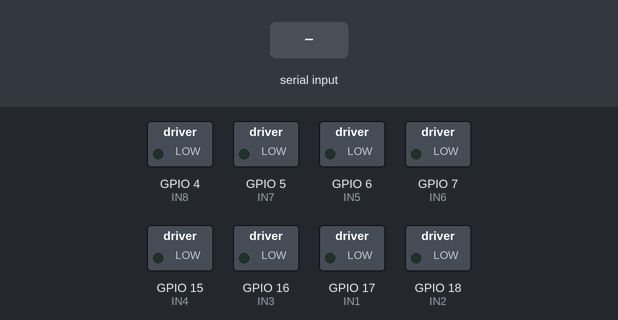
This sketch was run on a simulated ESP32-S3. Shown: switched loads named in the sketch (green lamp = pin HIGH). Inputs (shaded band) come from the test bench. What the sketch prints to the serial monitor is not drawn.

Above: at 1.2 s.
1.3 s: "F\n" received over Serial
At 1.7 s:
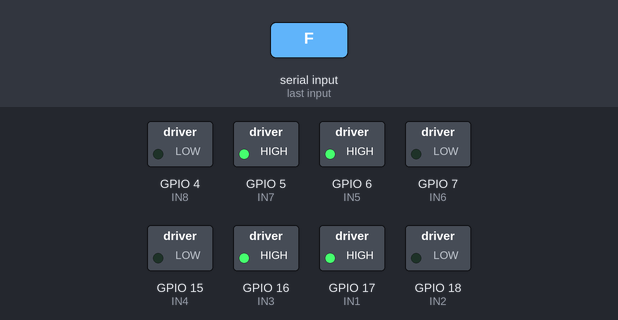
3.3 s: "B\n" received over Serial
At 3.7 s:
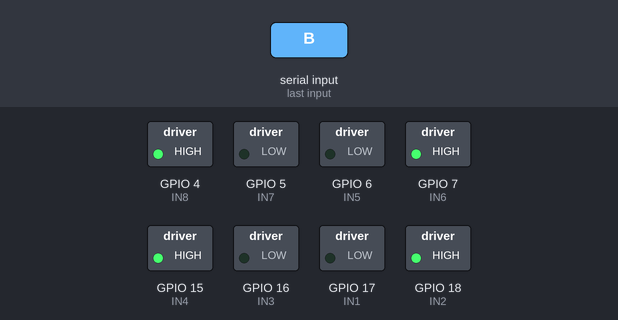
5.3 s: "SL\n" received over Serial
At 5.7 s:
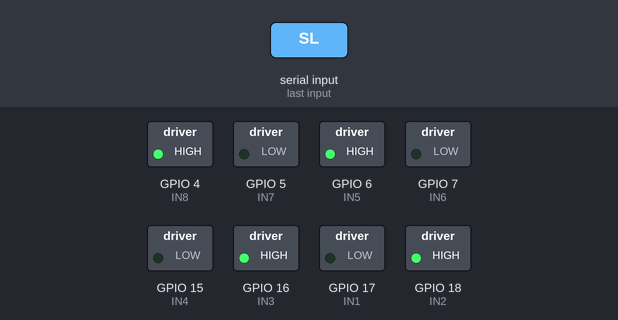
7.3 s: "SR\n" received over Serial
At 7.7 s:
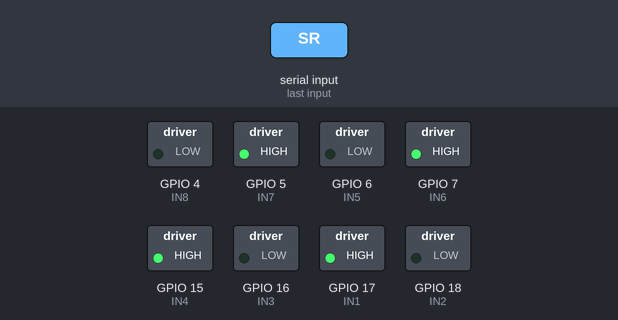
9.3 s: "RL\n" received over Serial
At 9.7 s:
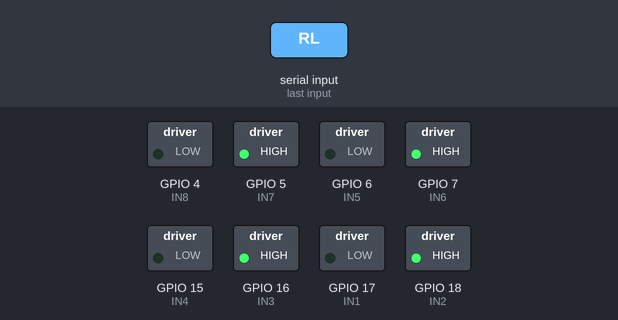
11.3 s: "RR\n" received over Serial
At 11.7 s:
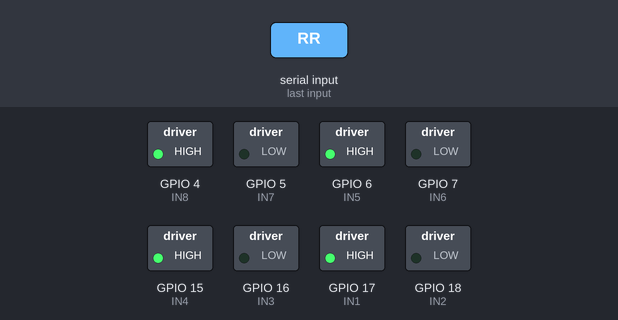
Timing chart, 0 to 14.3 s (numbered marks = the images above; inputs shaded):
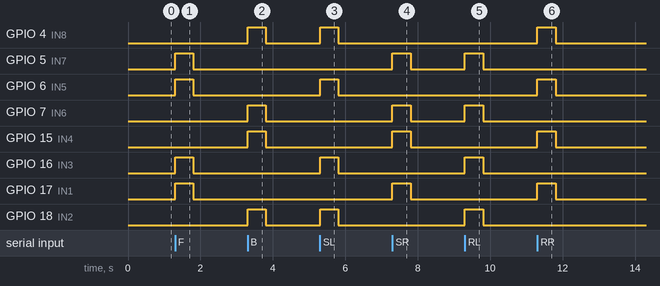

The sketch:

mecanum_car_esp32s3.ino
```cpp
// Mecanum Wheel Robot Car - ESP32-S3 (DevKitC-1) version
// Basado en https://robotlk.com/web-controlled-mecanum-wheel-robot-car-using-esp32/
// Cambios respecto al original:
//   1. Pines remapeados: el original usa GPIO 26-33, reservados/no expuestos en ESP32-S3.
//   2. Corregidas forwardLeft/forwardRight/backLeft/backRight (estaban cruzadas izq/der).
//   3. Watchdog: si no llega ningun comando en 500ms, detiene motores (evita carrito descontrolado
//      si se corta el cable, el proceso del otro lado se cuelga, o se cierra la pagina de control).
//   4. Control por Serial (USB): el ESP32 lee comandos línea a línea desde el cable a la
//      Raspberry Pi. En ARFORD los manda romeo_drivers/_cart_serial.py (clase CartSerial),
//      que usa moving_control_node tanto para la trivia como para la pagina de control.
//   5. SIN WiFi: el ESP32 no abre red propia ni se une a ninguna. La pagina de control
//      manual la sirve la Raspberry Pi (romeo_drivers/_control_web.py, servida por
//      moving_control_node) y manda los mismos comandos por el cable USB.
//   6. Comandos T1..T4 de diagnostico: mueven UNA rueda a la vez (ver ejecutarComando).

// Motor pins (ESP32-S3-DevKitC-1: evita 0,3,19,20,26-32,43-46)
//
// Dos correcciones acumuladas sobre el mapeo original, las dos en los pines y
// no en cada funcion de movimiento: asi los 10 comandos quedan bien de una
// sola vez, y vale igual para la pagina de control y para ROS, que comparten
// ejecutarComando().
//
// 1) Chasis montado 180 grados respecto a lo que asumia el codigo: lo que se
//    llamaba "frente" es fisicamente la parte trasera, asi que cada rueda pasa
//    a su opuesta en diagonal (GPIO 4-7 <-> 15-18). Lo delataron adelante/atras
//    y las diagonales invertidas, PERO la rotacion correcta: una inversion de
//    polaridad de los 4 motores habria dado vuelta tambien el giro; una
//    rotacion de 180 grados lo preserva.
//
// 2) Lado izquierdo con la polaridad invertida: FL y BL giraban hacia atras
//    mientras FR y BR giraban hacia adelante, asi que el carrito rotaba en vez
//    de avanzar. Se comprobo rueda por rueda con los comandos T1..T4 de abajo.
//    Arreglado intercambiando el par de pines de las dos ruedas izquierdas
//    (cada rueda se queda en sus mismos GPIO; cambia cual de los dos es el
//    "adelante").
//
//    OJO: se probo ademas intercambiar los cuerpos de rotateLeft()/rotateRight(),
//    suponiendo que invertir un solo lado daria vuelta el sentido de giro.
//    Resulto al reves en el carrito real -- "RL" giraba a la derecha -- asi que
//    se deshizo: el mapeo de pines ya compensa el giro por si solo.
int IN1 = 17, IN2 = 18;  // Front Left  (el motor que el codigo tenia como Back Right)
int IN3 = 16, IN4 = 15;  // Front Right (el que tenia como Back Left)
int IN5 = 6,  IN6 = 7;   // Back Left   (el que tenia como Front Right)
int IN7 = 5,  IN8 = 4;   // Back Right  (el que tenia como Front Left)

unsigned long lastCmdTime = 0;
const unsigned long CMD_TIMEOUT = 500; // ms

void setup() {
  Serial.begin(115200);

  pinMode(IN1, OUTPUT); pinMode(IN2, OUTPUT);
  pinMode(IN3, OUTPUT); pinMode(IN4, OUTPUT);
  pinMode(IN5, OUTPUT); pinMode(IN6, OUTPUT);
  pinMode(IN7, OUTPUT); pinMode(IN8, OUTPUT);

  stopCar();
  lastCmdTime = millis();

  Serial.println("Listo. Comandos por Serial (sin WiFi): F/B/SL/SR/RL/RR/FL/FR/BL/BR/S.");
}

void loop() {
  // Un comando por línea (terminada en '\n'), igual que antes era un query
  // param por request — se lee de a línea completa, no byte a byte, para no
  // ejecutar un comando a medio escribir.
  if (Serial.available()) {
    String linea = Serial.readStringUntil('\n');
    linea.trim();
    if (linea.length() > 0) {
      ejecutarComando(linea);
      lastCmdTime = millis();
    }
  }

  // Watchdog de seguridad: si no llega comando reciente por el Serial,
  // detener motores -- protege contra cable desconectado, proceso Python
  // colgado, o pagina de control cerrada a mitad de un movimiento.
  if (millis() - lastCmdTime > CMD_TIMEOUT) {
    stopCar();
  }
}

// ===== Interpretar comando =====
void ejecutarComando(const String& move) {
  if (move == "F") forward();
  else if (move == "B") backward();
  else if (move == "SL") strafeLeft();
  else if (move == "SR") strafeRight();
  else if (move == "RL") rotateLeft();
  else if (move == "RR") rotateRight();
  else if (move == "FL") forwardLeft();
  else if (move == "FR") forwardRight();
  else if (move == "BL") backLeft();
  else if (move == "BR") backRight();
  // --- Comandos de diagnostico: una sola rueda, para aislar cableado ---
  else if (move == "T1") testWheel(IN1, IN2);  // Front Left
  else if (move == "T2") testWheel(IN3, IN4);  // Front Right
  else if (move == "T3") testWheel(IN5, IN6);  // Back Left
  else if (move == "T4") testWheel(IN7, IN8);  // Back Right
  else stopCar(); // incluye "S" y cualquier texto no reconocido
}

// Diagnostico: mueve UNA rueda hacia adelante y deja las otras tres
// paradas. Separa 'mapeo equivocado' de 'canal del driver muerto' de
// 'alimentacion insuficiente', que dan sintomas parecidos vistos desde
// afuera. Respeta el watchdog igual que el resto: hay que repetir el
// comando para que la rueda siga girando.
void testWheel(int a, int b){
  stopCar();
  digitalWrite(a, HIGH); digitalWrite(b, LOW);
}

// ===== Motor Control Logic =====
void stopCar(){
  digitalWrite(IN1,LOW); digitalWrite(IN2,LOW);
  digitalWrite(IN3,LOW); digitalWrite(IN4,LOW);
  digitalWrite(IN5,LOW); digitalWrite(IN6,LOW);
  digitalWrite(IN7,LOW); digitalWrite(IN8,LOW);
}

void forward(){
  digitalWrite(IN1,HIGH); digitalWrite(IN2,LOW);
  digitalWrite(IN3,HIGH); digitalWrite(IN4,LOW);
  digitalWrite(IN5,HIGH); digitalWrite(IN6,LOW);
  digitalWrite(IN7,HIGH); digitalWrite(IN8,LOW);
}

void backward(){
  digitalWrite(IN1,LOW); digitalWrite(IN2,HIGH);
  digitalWrite(IN3,LOW); digitalWrite(IN4,HIGH);
  digitalWrite(IN5,LOW); digitalWrite(IN6,HIGH);
  digitalWrite(IN7,LOW); digitalWrite(IN8,HIGH);
}

void strafeRight(){
  digitalWrite(IN1,HIGH); digitalWrite(IN2,LOW);  // FL
  digitalWrite(IN3,LOW);  digitalWrite(IN4,HIGH); // FR
  digitalWrite(IN5,LOW);  digitalWrite(IN6,HIGH); // BL
  digitalWrite(IN7,HIGH); digitalWrite(IN8,LOW);  // BR
}

void strafeLeft(){
  digitalWrite(IN1,LOW);  digitalWrite(IN2,HIGH);
  digitalWrite(IN3,HIGH); digitalWrite(IN4,LOW);
  digitalWrite(IN5,HIGH); digitalWrite(IN6,LOW);
  digitalWrite(IN7,LOW);  digitalWrite(IN8,HIGH);
}

void rotateRight(){
  digitalWrite(IN1,HIGH); digitalWrite(IN2,LOW);
  digitalWrite(IN3,LOW);  digitalWrite(IN4,HIGH);
  digitalWrite(IN5,HIGH); digitalWrite(IN6,LOW);
  digitalWrite(IN7,LOW);  digitalWrite(IN8,HIGH);
}

void rotateLeft(){
  digitalWrite(IN1,LOW);  digitalWrite(IN2,HIGH);
  digitalWrite(IN3,HIGH); digitalWrite(IN4,LOW);
  digitalWrite(IN5,LOW);  digitalWrite(IN6,HIGH);
  digitalWrite(IN7,HIGH); digitalWrite(IN8,LOW);
}

// --- Diagonales corregidas (antes estaban cruzadas izq/der) ---

void forwardLeft(){
  digitalWrite(IN1,HIGH); digitalWrite(IN2,LOW);  // FL forward
  digitalWrite(IN3,LOW);  digitalWrite(IN4,LOW);  // FR stop
  digitalWrite(IN5,LOW);  digitalWrite(IN6,LOW);  // BL stop
  digitalWrite(IN7,HIGH); digitalWrite(IN8,LOW);  // BR forward
}

void forwardRight(){
  digitalWrite(IN1,LOW);  digitalWrite(IN2,LOW);  // FL stop
  digitalWrite(IN3,HIGH); digitalWrite(IN4,LOW);  // FR forward
  digitalWrite(IN5,HIGH); digitalWrite(IN6,LOW);  // BL forward
  digitalWrite(IN7,LOW);  digitalWrite(IN8,LOW);  // BR stop
}

void backLeft(){
  digitalWrite(IN1,LOW);  digitalWrite(IN2,LOW);  // FL stop
  digitalWrite(IN3,LOW);  digitalWrite(IN4,HIGH); // FR backward
  digitalWrite(IN5,LOW);  digitalWrite(IN6,HIGH); // BL backward
  digitalWrite(IN7,LOW);  digitalWrite(IN8,LOW);  // BR stop
}

void backRight(){
  digitalWrite(IN1,LOW);  digitalWrite(IN2,HIGH); // FL backward
  digitalWrite(IN3,LOW);  digitalWrite(IN4,LOW);  // FR stop
  digitalWrite(IN5,LOW);  digitalWrite(IN6,LOW);  // BL stop
  digitalWrite(IN7,LOW);  digitalWrite(IN8,HIGH); // BR backward
}
```

Measured:
- after the input at 1.3 s, GPIO 5 (IN7), GPIO 6 (IN5), GPIO 16 (IN3), GPIO 17 (IN1): LOW → HIGH at once, → LOW 0.50 s later
- after the input at 3.3 s, GPIO 4 (IN8), GPIO 7 (IN6), GPIO 15 (IN4), GPIO 18 (IN2): LOW → HIGH at once, → LOW 0.50 s later
- after the input at 5.3 s, GPIO 4 (IN8), GPIO 6 (IN5), GPIO 16 (IN3), GPIO 18 (IN2): LOW → HIGH at once, → LOW 0.50 s later
- after the input at 7.3 s, GPIO 5 (IN7), GPIO 7 (IN6), GPIO 15 (IN4), GPIO 17 (IN1): LOW → HIGH at once, → LOW 0.50 s later
- after the input at 9.3 s, GPIO 5 (IN7), GPIO 7 (IN6), GPIO 16 (IN3), GPIO 18 (IN2): LOW → HIGH at once, → LOW 0.50 s later
- after the input at 11.3 s, GPIO 4 (IN8), GPIO 6 (IN5), GPIO 15 (IN4), GPIO 17 (IN1): LOW → HIGH at once, → LOW 0.50 s later
